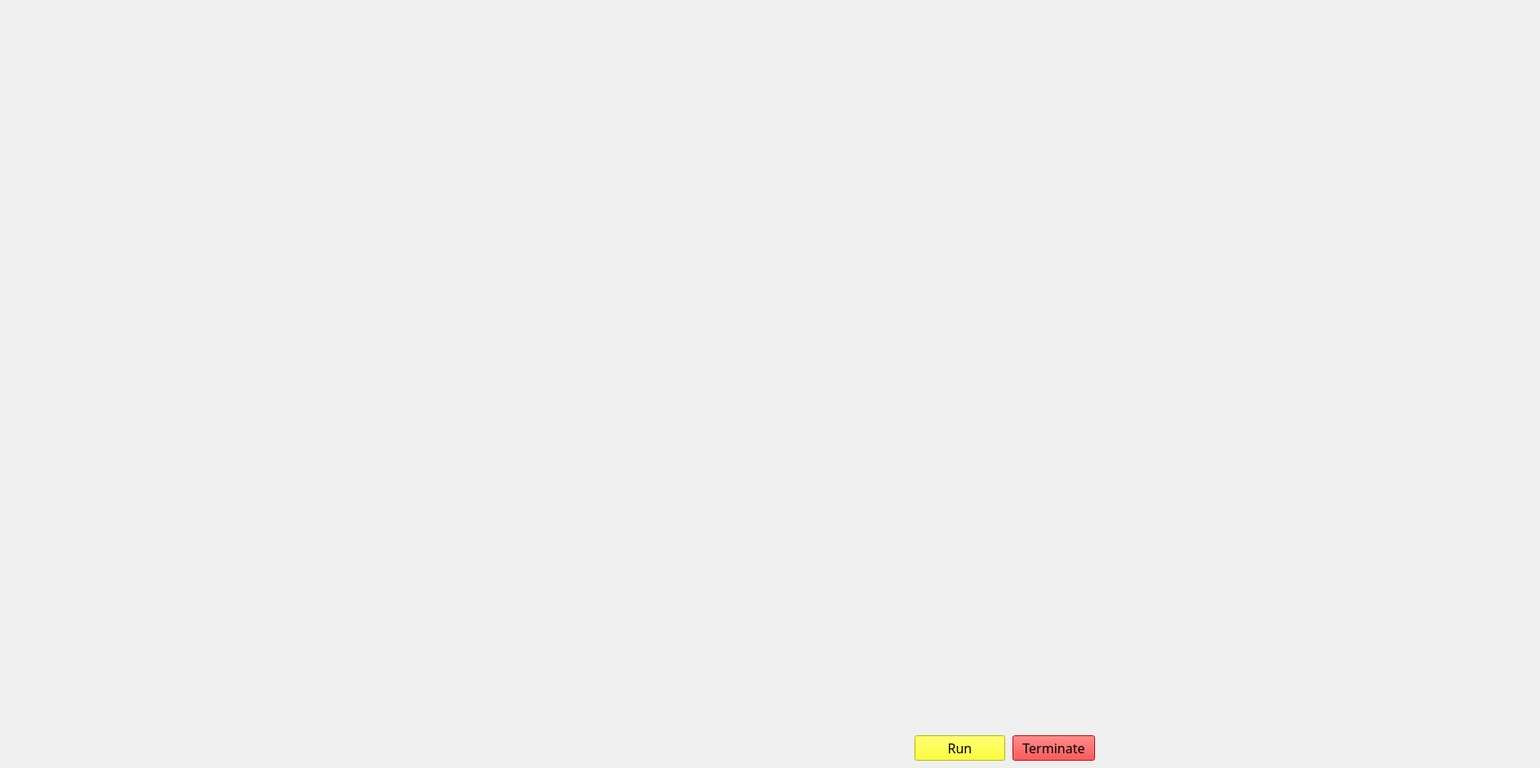
<?xml version="1.0" encoding="UTF-8"?>
<ui version="4.0">
 <class>vibeGUI</class>
 <widget class="QMainWindow" name="vibeGUI">
  <property name="geometry">
   <rect>
    <x>0</x>
    <y>0</y>
    <width>1886</width>
    <height>940</height>
   </rect>
  </property>
  <property name="windowTitle">
   <string>MainWindow</string>
  </property>
  <widget class="QWidget" name="centralwidget">
   <widget class="QLabel" name="label">
    <property name="geometry">
     <rect>
      <x>-10</x>
      <y>-30</y>
      <width>2441</width>
      <height>1021</height>
     </rect>
    </property>
    <property name="text">
     <string/>
    </property>
    <property name="pixmap">
     <pixmap>../../../Pictures/aiifront/ai.gif</pixmap>
    </property>
    <property name="scaledContents">
     <bool>true</bool>
    </property>
   </widget>
   <widget class="QPushButton" name="pushButton">
    <property name="geometry">
     <rect>
      <x>1120</x>
      <y>900</y>
      <width>111</width>
      <height>31</height>
     </rect>
    </property>
    <property name="font">
     <font>
      <family>High Tower Text</family>
      <pointsize>12</pointsize>
     </font>
    </property>
    <property name="styleSheet">
     <string notr="true">color: rgb(0, 0, 0);
background-color: rgb(255, 255, 0);</string>
    </property>
    <property name="text">
     <string>Run</string>
    </property>
   </widget>
   <widget class="QPushButton" name="pushButton_2">
    <property name="geometry">
     <rect>
      <x>1240</x>
      <y>900</y>
      <width>101</width>
      <height>31</height>
     </rect>
    </property>
    <property name="font">
     <font>
      <family>Javanese Text</family>
      <pointsize>12</pointsize>
     </font>
    </property>
    <property name="styleSheet">
     <string notr="true">color: rgb(0, 0, 0);
background-color: rgb(255, 0, 0);</string>
    </property>
    <property name="text">
     <string>Terminate</string>
    </property>
   </widget>
  </widget>
 </widget>
 <resources/>
 <connections/>
</ui>
